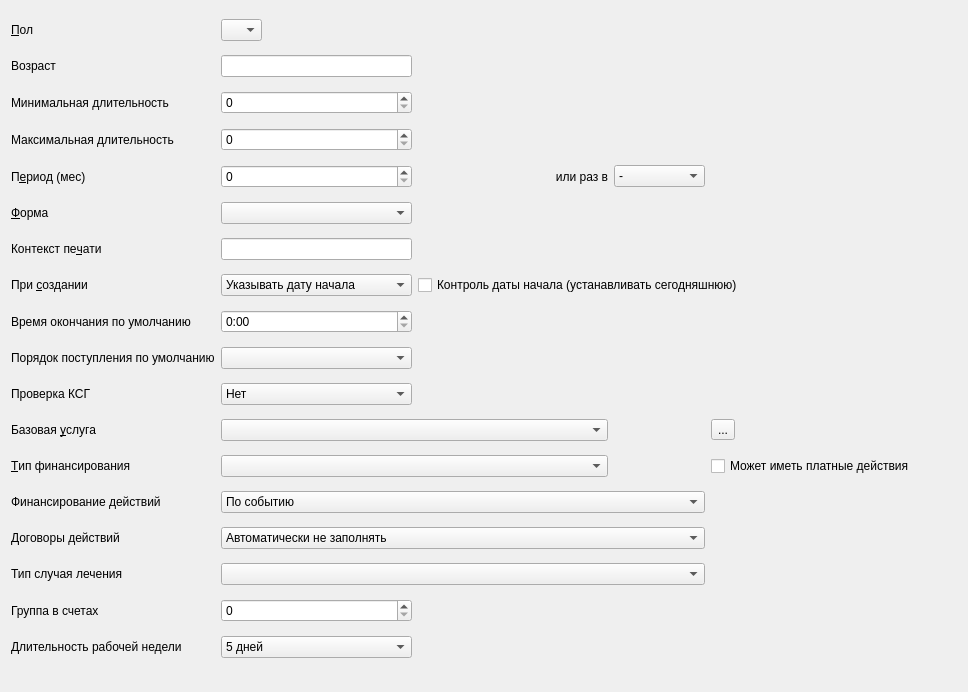
         <widget class="QWidget" name="scrollAreaWidgetContents">
          <property name="geometry">
           <rect>
            <x>0</x>
            <y>0</y>
            <width>968</width>
            <height>692</height>
           </rect>
          </property>
          <layout class="QGridLayout" name="gridLayout_15">
           <item row="0" column="0">
            <widget class="QLabel" name="lblSex">
             <property name="text">
              <string>&amp;Пол</string>
             </property>
             <property name="buddy">
              <cstring>cmbSex</cstring>
             </property>
            </widget>
           </item>
           <item row="0" column="1">
            <widget class="QComboBox" name="cmbSex">
             <property name="sizePolicy">
              <sizepolicy hsizetype="Maximum" vsizetype="Fixed">
               <horstretch>0</horstretch>
               <verstretch>0</verstretch>
              </sizepolicy>
             </property>
             <item>
              <property name="text">
               <string/>
              </property>
             </item>
             <item>
              <property name="text">
               <string>М</string>
              </property>
             </item>
             <item>
              <property name="text">
               <string>Ж</string>
              </property>
             </item>
            </widget>
           </item>
           <item row="0" column="2">
            <spacer name="horizontalSpacer_5">
             <property name="orientation">
              <enum>Qt::Horizontal</enum>
             </property>
             <property name="sizeHint" stdset="0">
              <size>
               <width>122</width>
               <height>20</height>
              </size>
             </property>
            </spacer>
           </item>
           <item row="1" column="0">
            <widget class="QLabel" name="lblAge">
             <property name="text">
              <string>Возраст</string>
             </property>
            </widget>
           </item>
           <item row="1" column="1">
            <widget class="QLineEdit" name="edtAgeSelector"/>
           </item>
           <item row="1" column="2">
            <spacer name="horizontalSpacer_6">
             <property name="orientation">
              <enum>Qt::Horizontal</enum>
             </property>
             <property name="sizeHint" stdset="0">
              <size>
               <width>122</width>
               <height>20</height>
              </size>
             </property>
            </spacer>
           </item>
           <item row="2" column="0">
            <widget class="QLabel" name="lblMinDuration">
             <property name="text">
              <string>Минимальная длительность</string>
             </property>
             <property name="buddy">
              <cstring>edtMinDuration</cstring>
             </property>
            </widget>
           </item>
           <item row="2" column="1">
            <widget class="QSpinBox" name="edtMinDuration">
             <property name="maximum">
              <number>999</number>
             </property>
            </widget>
           </item>
           <item row="3" column="0">
            <widget class="QLabel" name="lblMaxDuration">
             <property name="text">
              <string>Максимальная длительность</string>
             </property>
             <property name="buddy">
              <cstring>edtMaxDuration</cstring>
             </property>
            </widget>
           </item>
           <item row="3" column="1">
            <widget class="QSpinBox" name="edtMaxDuration">
             <property name="maximum">
              <number>999</number>
             </property>
            </widget>
           </item>
           <item row="4" column="0">
            <widget class="QLabel" name="lblPeriod">
             <property name="text">
              <string>П&amp;ериод (мес)</string>
             </property>
             <property name="buddy">
              <cstring>edtPeriod</cstring>
             </property>
            </widget>
           </item>
           <item row="4" column="1">
            <widget class="QSpinBox" name="edtPeriod"/>
           </item>
           <item row="4" column="2">
            <widget class="QLabel" name="lblSingleInPeriod">
             <property name="text">
              <string>или раз в</string>
             </property>
             <property name="alignment">
              <set>Qt::AlignRight|Qt::AlignTrailing|Qt::AlignVCenter</set>
             </property>
             <property name="buddy">
              <cstring>cmbSingleInPeriod</cstring>
             </property>
            </widget>
           </item>
           <item row="4" column="3">
            <widget class="QComboBox" name="cmbSingleInPeriod">
             <item>
              <property name="text">
               <string>-</string>
              </property>
             </item>
             <item>
              <property name="text">
               <string>Неделю</string>
              </property>
             </item>
             <item>
              <property name="text">
               <string>Месяц</string>
              </property>
             </item>
             <item>
              <property name="text">
               <string>Квартал</string>
              </property>
             </item>
             <item>
              <property name="text">
               <string>Полугодие</string>
              </property>
             </item>
             <item>
              <property name="text">
               <string>Год</string>
              </property>
             </item>
            </widget>
           </item>
           <item row="4" column="4">
            <spacer name="spacer_2">
             <property name="orientation">
              <enum>Qt::Horizontal</enum>
             </property>
             <property name="sizeHint" stdset="0">
              <size>
               <width>246</width>
               <height>20</height>
              </size>
             </property>
            </spacer>
           </item>
           <item row="5" column="0">
            <widget class="QLabel" name="lblForm">
             <property name="text">
              <string>&amp;Форма</string>
             </property>
             <property name="buddy">
              <cstring>cmbForm</cstring>
             </property>
            </widget>
           </item>
           <item row="5" column="1">
            <widget class="QComboBox" name="cmbForm"/>
           </item>
           <item row="5" column="2" colspan="2">
            <spacer name="horizontalSpacer">
             <property name="orientation">
              <enum>Qt::Horizontal</enum>
             </property>
             <property name="sizeHint" stdset="0">
              <size>
               <width>232</width>
               <height>20</height>
              </size>
             </property>
            </spacer>
           </item>
           <item row="6" column="0">
            <widget class="QLabel" name="lblContext">
             <property name="text">
              <string>Контекст пе&amp;чати</string>
             </property>
             <property name="buddy">
              <cstring>edtContext</cstring>
             </property>
            </widget>
           </item>
           <item row="6" column="1">
            <widget class="QLineEdit" name="edtContext">
             <property name="maxLength">
              <number>64</number>
             </property>
            </widget>
           </item>
           <item row="6" column="2" colspan="2">
            <spacer name="spacer">
             <property name="orientation">
              <enum>Qt::Horizontal</enum>
             </property>
             <property name="sizeHint" stdset="0">
              <size>
               <width>232</width>
               <height>20</height>
              </size>
             </property>
            </spacer>
           </item>
           <item row="7" column="0">
            <widget class="QLabel" name="lblDateInput">
             <property name="text">
              <string>При &amp;создании</string>
             </property>
             <property name="buddy">
              <cstring>cmbDateInput</cstring>
             </property>
            </widget>
           </item>
           <item row="7" column="1">
            <widget class="QComboBox" name="cmbDateInput">
             <item>
              <property name="text">
               <string>Указывать дату начала</string>
              </property>
             </item>
             <item>
              <property name="text">
               <string>Указывать дату окончания</string>
              </property>
             </item>
             <item>
              <property name="text">
               <string>Указывать обе даты</string>
              </property>
             </item>
            </widget>
           </item>
           <item row="7" column="2" colspan="3">
            <widget class="QCheckBox" name="chkResetSetDate">
             <property name="text">
              <string>Контроль даты начала (устанавливать сегодняшнюю)</string>
             </property>
            </widget>
           </item>
           <item row="8" column="0">
            <widget class="QLabel" name="lblDefaultEndTime">
             <property name="text">
              <string>Время окончания по умолчанию</string>
             </property>
            </widget>
           </item>
           <item row="8" column="1">
            <widget class="QTimeEdit" name="edtDefaultEndTime">
             <property name="minimumTime">
              <time>
               <hour>0</hour>
               <minute>0</minute>
               <second>0</second>
              </time>
             </property>
             <property name="displayFormat">
              <string>H:mm</string>
             </property>
            </widget>
           </item>
           <item row="9" column="0">
            <widget class="QLabel" name="lblDefaultOrder">
             <property name="text">
              <string>Порядок поступления по умолчанию</string>
             </property>
             <property name="buddy">
              <cstring>cmbDefaultOrder</cstring>
             </property>
            </widget>
           </item>
           <item row="9" column="1">
            <widget class="CRBComboBox" name="cmbDefaultOrder"/>
           </item>
           <item row="10" column="0">
            <widget class="QLabel" name="lblCheckKSG">
             <property name="text">
              <string>Проверка КСГ</string>
             </property>
            </widget>
           </item>
           <item row="10" column="1">
            <widget class="QComboBox" name="cmbCheckKSG">
             <item>
              <property name="text">
               <string>Нет</string>
              </property>
             </item>
             <item>
              <property name="text">
               <string>Мягкая проверка</string>
              </property>
             </item>
             <item>
              <property name="text">
               <string>Жесткая проверка</string>
              </property>
             </item>
            </widget>
           </item>
           <item row="11" column="0">
            <widget class="QLabel" name="lblService">
             <property name="text">
              <string>Базовая &amp;услуга</string>
             </property>
             <property name="buddy">
              <cstring>cmbService</cstring>
             </property>
            </widget>
           </item>
           <item row="11" column="1" colspan="2">
            <widget class="CRBComboBox" name="cmbService"/>
           </item>
           <item row="11" column="4">
            <widget class="QToolButton" name="btnSelectService">
             <property name="text">
              <string>...</string>
             </property>
            </widget>
           </item>
           <item row="12" column="0">
            <widget class="QLabel" name="lblFinance">
             <property name="text">
              <string>&amp;Тип финансирования</string>
             </property>
             <property name="buddy">
              <cstring>cmbFinance</cstring>
             </property>
            </widget>
           </item>
           <item row="12" column="1" colspan="2">
            <widget class="CRBComboBox" name="cmbFinance"/>
           </item>
           <item row="12" column="4">
            <widget class="QCheckBox" name="chkCanHavePayableActions">
             <property name="text">
              <string>Может иметь платные действия</string>
             </property>
            </widget>
           </item>
           <item row="13" column="0">
            <widget class="QLabel" name="lblActionFinance">
             <property name="text">
              <string>Финансирование действий</string>
             </property>
             <property name="buddy">
              <cstring>cmbActionFinance</cstring>
             </property>
            </widget>
           </item>
           <item row="13" column="1" colspan="3">
            <widget class="QComboBox" name="cmbActionFinance">
             <property name="currentIndex">
              <number>1</number>
             </property>
             <item>
              <property name="text">
               <string>Автоматически не заполнять</string>
              </property>
             </item>
             <item>
              <property name="text">
               <string>По событию</string>
              </property>
             </item>
             <item>
              <property name="text">
               <string>По назначившему врачу</string>
              </property>
             </item>
             <item>
              <property name="text">
               <string>По исполнителю</string>
              </property>
             </item>
            </widget>
           </item>
           <item row="14" column="0">
            <widget class="QLabel" name="lblActionContract">
             <property name="text">
              <string>Договоры действий</string>
             </property>
             <property name="buddy">
              <cstring>cmbActionContract</cstring>
             </property>
            </widget>
           </item>
           <item row="14" column="1" colspan="3">
            <widget class="QComboBox" name="cmbActionContract">
             <item>
              <property name="text">
               <string>Автоматически не заполнять</string>
              </property>
             </item>
             <item>
              <property name="text">
               <string>При возможности заполнять по событию </string>
              </property>
             </item>
            </widget>
           </item>
           <item row="15" column="0">
            <widget class="QLabel" name="lblCaseCast">
             <property name="toolTip">
              <string>Используется для заполнения поля CASE_CAST при выгрузке в ЕИСОМС по Санкт-Петербургу.</string>
             </property>
             <property name="text">
              <string>Тип случая лечения</string>
             </property>
             <property name="buddy">
              <cstring>cmbCaseCast</cstring>
             </property>
            </widget>
           </item>
           <item row="15" column="1" colspan="3">
            <widget class="CRBComboBox" name="cmbCaseCast">
             <property name="toolTip">
              <string>Используется для заполнения поля CASE_CAST при выгрузке в ЕИСОМС по Санкт-Петербургу.</string>
             </property>
            </widget>
           </item>
           <item row="16" column="0">
            <widget class="QLabel" name="lblExposeGrouped">
             <property name="toolTip">
              <string>Используется для заполнения поля CASE_CAST при выгрузке в ЕИСОМС по Санкт-Петербургу.</string>
             </property>
             <property name="text">
              <string>Группа в счетах</string>
             </property>
             <property name="buddy">
              <cstring>cmbCaseCast</cstring>
             </property>
            </widget>
           </item>
           <item row="16" column="1">
            <widget class="QSpinBox" name="edtExposeGrouped">
             <property name="maximum">
              <number>999</number>
             </property>
            </widget>
           </item>
           <item row="17" column="0">
            <widget class="QLabel" name="lblWeekdays">
             <property name="text">
              <string>Длительность рабочей недели</string>
             </property>
            </widget>
           </item>
           <item row="17" column="1">
            <widget class="QComboBox" name="cmbWeekdays">
             <item>
              <property name="text">
               <string>5 дней</string>
              </property>
             </item>
             <item>
              <property name="text">
               <string>6 дней</string>
              </property>
             </item>
             <item>
              <property name="text">
               <string>7 дней</string>
              </property>
             </item>
            </widget>
           </item>
          </layout>
         </widget>
